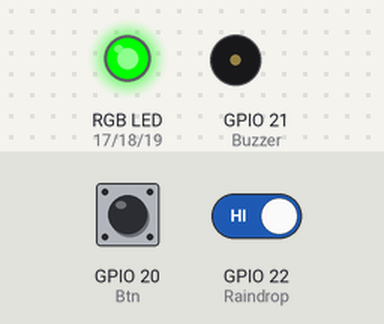
A program run on a simulated Raspberry Pi (BCM pin numbers). Parts: an RGB LED mixed from three pins (HIGH = lit), buzzer (waves = sounding, pin HIGH). Inputs (shaded band) come from the test bench; at power-on: GPIO 20 (Btn) HIGH, GPIO 22 (Raindrop) HIGH. Library files of the repository ran but are not shown: PCF8591.py; what the program prints to the terminal is not drawn.

Above: at 1.2 s.
1.3 s: GPIO 20 (Btn) pulled LOW for 1.2 s
4.0 s: GPIO 22 (Raindrop) driven LOW
5.5 s: GPIO 20 (Btn) pulled LOW for 3.2 s
10.2 s: GPIO 22 (Raindrop) driven HIGH
At 29.4 s:
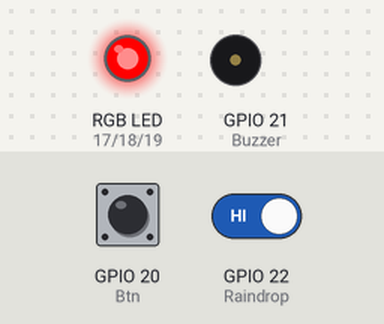
Timing chart, 0 to 50.5 s (numbered marks = the images above; inputs shaded):
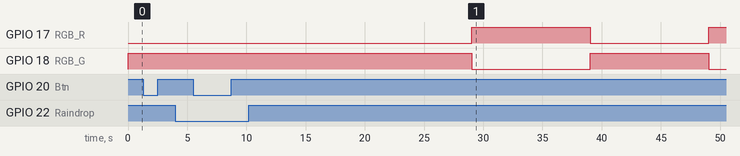

Measured:
- after the input at 1.3 s, every drawn part: stays the same
- after the input at 4.0 s, every drawn part: stays the same
- after the input at 5.5 s, every drawn part: stays the same

The program:

hw1.py
```python
"""
雨天控制行人红绿灯系统
用到模块 彩色LED，按键，PCF8591，雨滴传感器，有源蜂鸣器
彩色LED 用于控制红绿灯，基础设定每10s转换一次
按键 用于控制红绿灯，按下后无论状态是什么，重置为绿灯10s（如果是下雨状态为20s）
雨滴传感器用于检测是否下雨，如果检测到下雨，则留给行人通过的时间在刚才的基础上增加10s
有源蜂鸣器用于发出固定频率的声响，在绿灯时每1s发出0.2s的声音提醒视力障碍人群通过绿灯。
"""
import RPi.GPIO as GPIO
import PCF8591 as ADC
import time

# 管脚定义
RGB_R = 17
RGB_G = 18
RGB_B = 19
Btn = 20  # 按钮
Buzzer = 21  # 有源蜂鸣器
Raindrop = 22  # 雨滴传感器
# 其他全局变量
isRaining = 0  # 是否下雨
RedTime = 10  # 控制红灯默认10s
GreenTime = 10  # 控制绿灯默认10s
colors = {"R": 0x00ffff, "G": 0xff00ff, "B": 0xffff00}


def setup():
    GPIO.setmode(GPIO.BCM)
    GPIO.setwarnings(False)
    # 设置LED初始化
    global pins
    global p_R, p_G, p_B
    pins = {'pin_R': RGB_R, 'pin_G': RGB_G, 'pin_B': RGB_B}
    for i in pins:
        GPIO.setup(pins[i], GPIO.OUT)
        GPIO.output(pins[i], GPIO.LOW)
    p_R = GPIO.PWM(pins['pin_R'], 2000)
    p_G = GPIO.PWM(pins['pin_G'], 1999)
    p_B = GPIO.PWM(pins['pin_B'], 5000)
    p_R.start(0)
    p_G.start(0)
    p_B.start(0)
    # 设置开关初始化
    GPIO.setup(Btn, GPIO.IN, pull_up_down=GPIO.PUD_UP)
    GPIO.add_event_detect(Btn, GPIO.BOTH, callback=detect_btn, bouncetime=200)
    # 设置有源蜂鸣器初始化
    GPIO.setup(Buzzer, GPIO.OUT)
    GPIO.output(Buzzer, GPIO.LOW)  # 先关闭蜂鸣器
    # 设置雨滴传感器及PCF8591
    ADC.setup(0x48)
    GPIO.setup(Raindrop, GPIO.IN)


def makerobo_pwm_map(x, in_min, in_max, out_min, out_max):
    return (x - in_min) * (out_max - out_min) / (in_max - in_min) + out_min


# 颜色转换
def makerobo_set_Color(col):
    R_val = (col & 0xff0000) >> 16
    G_val = (col & 0x00ff00) >> 8
    B_val = (col & 0x0000ff) >> 0
    R_val = makerobo_pwm_map(R_val, 0, 255, 0, 100)
    G_val = makerobo_pwm_map(G_val, 0, 255, 0, 100)
    B_val = makerobo_pwm_map(B_val, 0, 255, 0, 100)
    p_R.ChangeDutyCycle(100 - R_val)
    p_G.ChangeDutyCycle(100 - G_val)
    p_B.ChangeDutyCycle(100 - B_val)


led_color = 1  # 为1时是绿灯，为0时是红灯
cur_time = 10  # 本轮剩余时间
rain_status = 1  # 是否下雨，0表示下雨，1表示未下雨
# 按钮按下时触发
def detect_btn(chn):
    # todo 转变绿灯
    global cur_time, led_color
    print("有行人按下按钮，转变为绿灯。")
    cur_time = GreenTime
    led_color = 1


# 用于更改绿灯的时长
def change_green_time(x):
    global GreenTime
    if x == 1:
        print("现在开始不再下雨，绿灯时间改为10s")
        GreenTime = 10
    if x == 0:
        print("现在开始下雨，绿灯时间改为20s")
        GreenTime = 20


# 控制红绿灯
def control_led(cur_time_, led_color_):
    if led_color_ == 1:  # 绿灯时
        makerobo_set_Color(colors["G"])
        print("现在是绿灯，绿灯时间剩余:", cur_time_, "s")
        cur_time_ -= 1
        GPIO.setup(Buzzer, GPIO.LOW)  # 开启蜂鸣器0.2s
        time.sleep(0.3)
        GPIO.setup(Buzzer, GPIO.HIGH)  # 关闭蜂鸣器
        time.sleep(0.7)
    if led_color_ == 0:  # 红灯时
        GPIO.setup(Buzzer, GPIO.HIGH)  # 关闭蜂鸣器
        makerobo_set_Color(colors["R"])
        print("现在是红灯，红灯时间剩余:", cur_time_, "s")
        cur_time_ -= 1
        time.sleep(1.0)
    return cur_time_


def loop():
    global rain_status, cur_time, led_color
    while True:
        # print(ADC.read(0))
        temp_rain = GPIO.input(Raindrop)  # 接受Raindrop pin传进来的值
        # print(ADC.read(0))
        # print(temp_rain)
        if temp_rain != rain_status:  # 改变是否下雨状态
            change_green_time(temp_rain)
            rain_status = temp_rain
        if cur_time == 0:
            led_color = not led_color  # 当倒计时为0时，改变红绿灯状态
            if led_color == 1:  # 为绿灯时
                cur_time = GreenTime  # 设置本轮绿灯剩余时间
            else:
                cur_time = RedTime  # 设置本轮红灯剩余时间
        cur_time_ = control_led(cur_time, led_color)  # 进行控制红绿灯，每次1s
        if cur_time == GreenTime and cur_time_ < GreenTime - 1: #说明有行人按下了绿灯
            cur_time = GreenTime
        else:
            cur_time = cur_time_


def makerobo_destroy():
    p_R.stop()
    p_G.stop()
    p_B.stop()
    #GPIO.setmode(GPIO.BOARD)
    for i in pins:
        GPIO.setup(pins[i], GPIO.OUT)
        GPIO.output(pins[i], GPIO.LOW)
    GPIO.output(Buzzer, GPIO.HIGH)
    GPIO.cleanup()


if __name__ == '__main__':
    try:
        setup()
        loop()
    except KeyboardInterrupt:
        makerobo_destroy()
```
